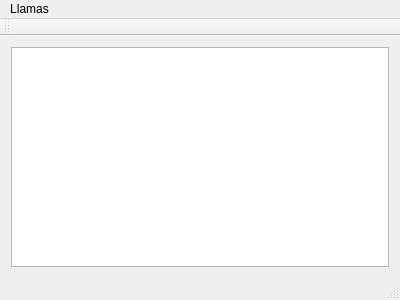
<?xml version="1.0" encoding="UTF-8"?>
<ui version="4.0">
 <class>MainWindow</class>
 <widget class="QMainWindow" name="MainWindow">
  <property name="geometry">
   <rect>
    <x>0</x>
    <y>0</y>
    <width>400</width>
    <height>300</height>
   </rect>
  </property>
  <property name="windowTitle">
   <string>MainWindow</string>
  </property>
  <widget class="QWidget" name="centralWidget">
   <layout class="QVBoxLayout" name="verticalLayout">
    <item>
     <widget class="QTableView" name="tableView"/>
    </item>
   </layout>
  </widget>
  <widget class="QMenuBar" name="menuBar">
   <property name="geometry">
    <rect>
     <x>0</x>
     <y>0</y>
     <width>400</width>
     <height>22</height>
    </rect>
   </property>
   <widget class="QMenu" name="menuLlamas">
    <property name="title">
     <string>Llamas</string>
    </property>
   </widget>
   <addaction name="menuLlamas"/>
  </widget>
  <widget class="QToolBar" name="mainToolBar">
   <attribute name="toolBarArea">
    <enum>TopToolBarArea</enum>
   </attribute>
   <attribute name="toolBarBreak">
    <bool>false</bool>
   </attribute>
  </widget>
  <widget class="QStatusBar" name="statusBar"/>
 </widget>
 <layoutdefault spacing="6" margin="11"/>
 <resources/>
 <connections/>
</ui>
